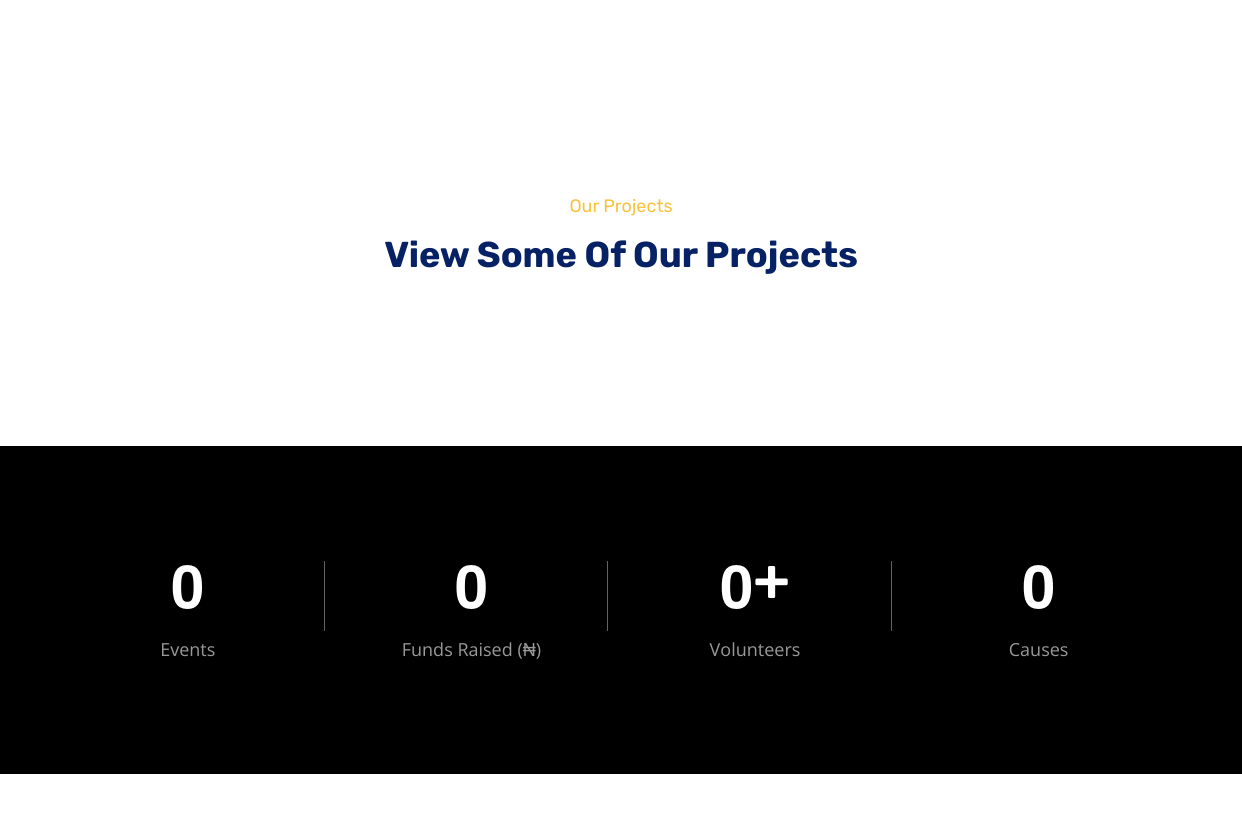
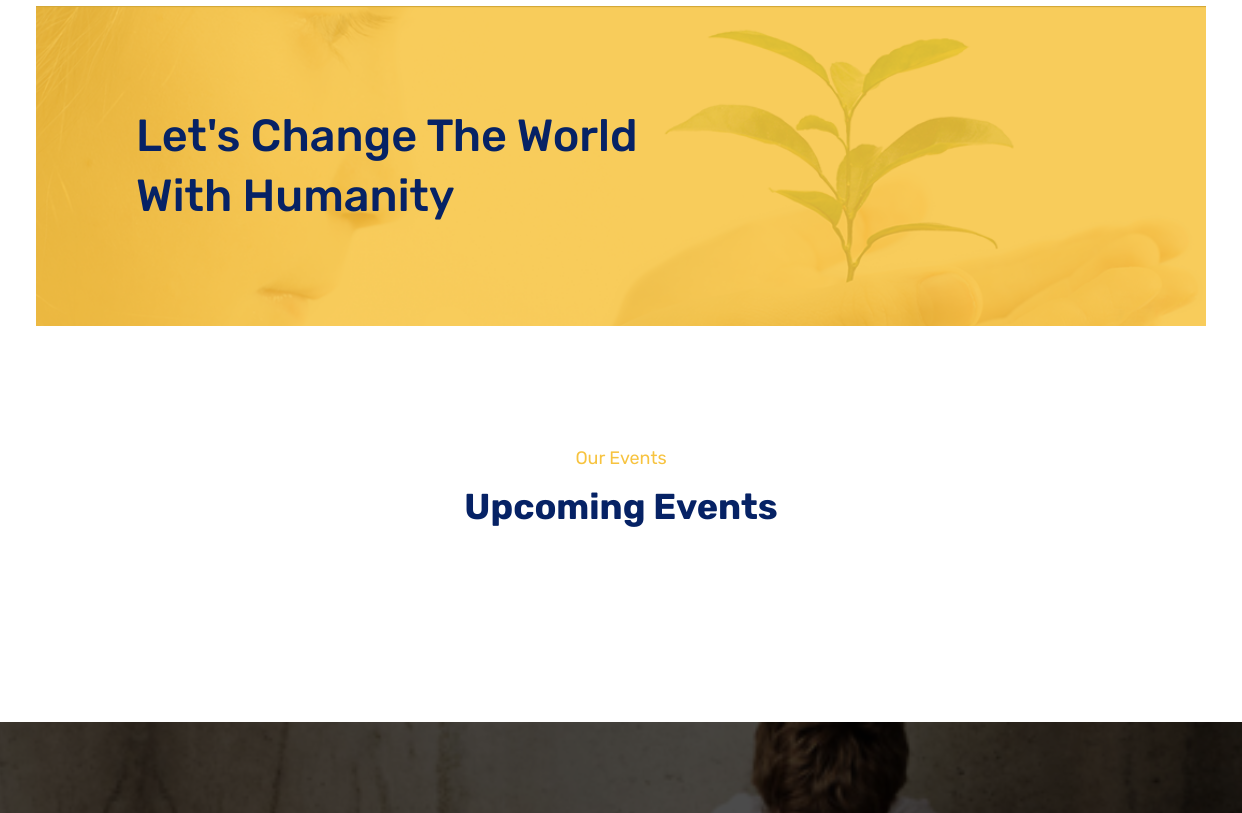
The app's page / (middle part), older data (2 pictures, top to bottom).
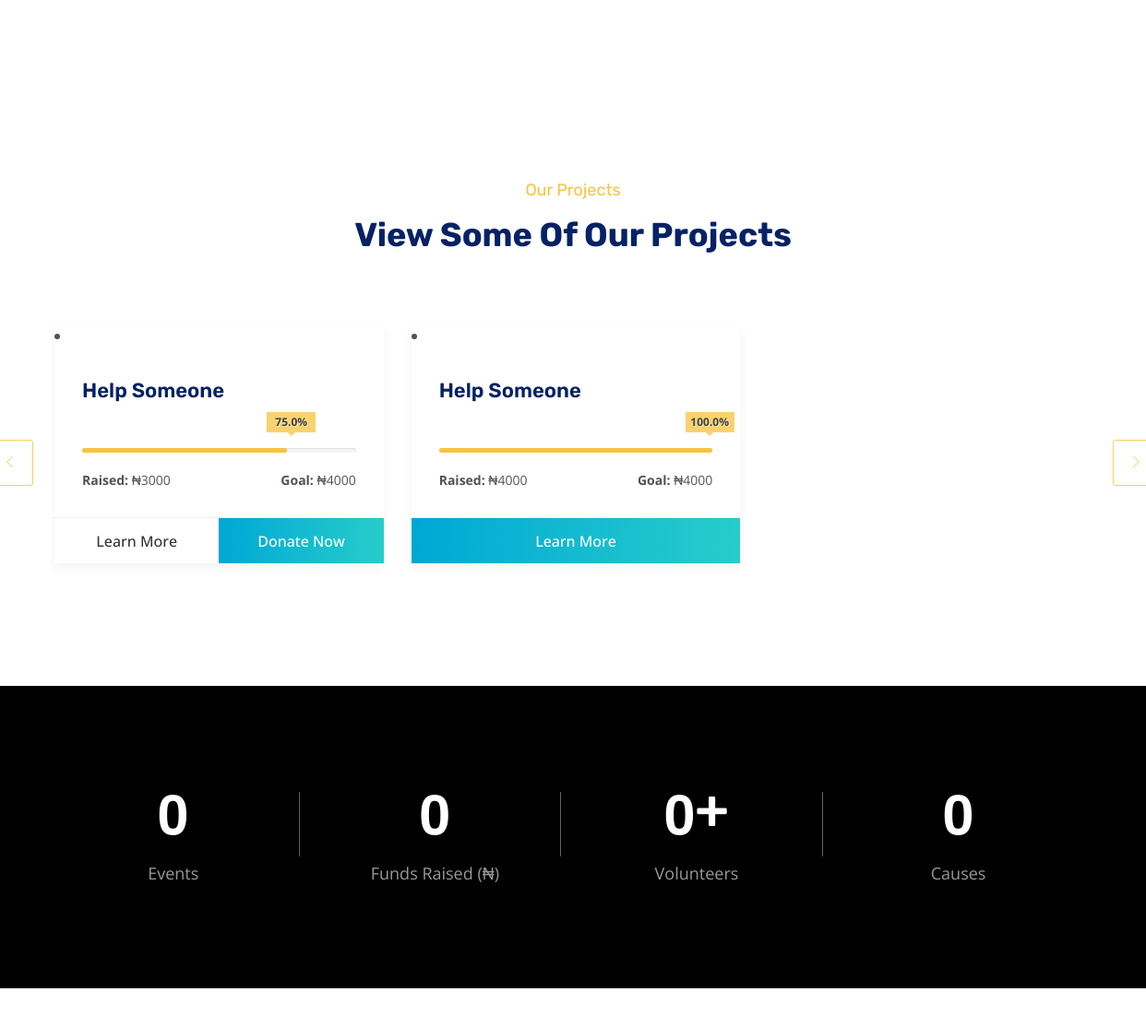
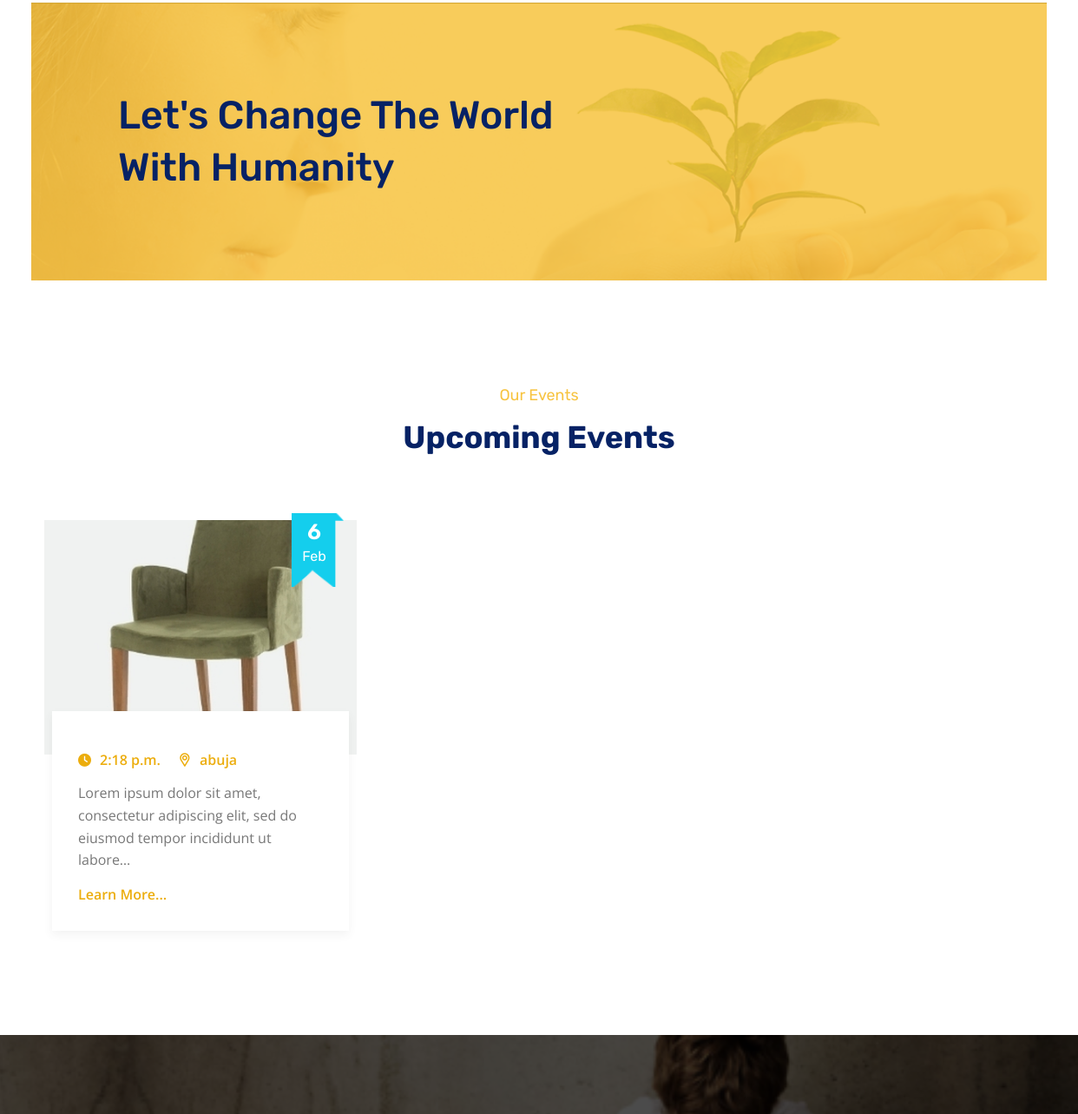
The same page, newer data (2 pictures, top to bottom).
### charity/models.py (models this page shows, shortened)
class Project(models.Model):
    slug = models.SlugField(max_length=150, blank=True, null=True)
    organization=models.ForeignKey(Profile, on_delete=models.CASCADE)
    title = models.CharField(max_length=60)
    budget = models.PositiveIntegerField()
    description = models.TextField()
    location = models.CharField(max_length=60)
    volunteers_needed = models.PositiveIntegerField(blank=True, null=True)
    date = models.DateField(auto_now=False, auto_now_add=False)
    schedule = models.TextField(blank=True, null=True)
    amount_raised = models.PositiveIntegerField(default=0)
    def percentage(self):
        return (self.amount_raised/self.budget) * 100

class Event(models.Model):
    slug = models.SlugField(max_length=150, blank=True, null=True)
    title = models.CharField(max_length=70)
    location = models.CharField(max_length=70)
    description = models.TextField()
    schedule = models.TextField()
    image_1 = ResizedImageField(size=[400, 300], quality=100, crop=['middle', 'center'], upload_to='events')
    image_2 = ResizedImageField(size=[400, 300], quality=100, crop=['middle', 'center'], upload_to='events', blank=True, null=True)
    image_3 = ResizedImageField(size=[400, 300], quality=100, crop=['middle', 'center'], upload_to='events', blank=True, null=True)
    image_4 = ResizedImageField(size=[400, 300], quality=100, crop=['middle', 'center'], upload_to='events', blank=True, null=True)
    image_5 = ResizedImageField(size=[400, 300], quality=100, crop=['middle', 'center'], upload_to='events', blank=True, null=True)
    image_6 = ResizedImageField(size=[400, 300], quality=100, crop=['middle', 'center'], upload_to='events', blank=True, null=True)
    time = models.TimeField(auto_now=False, auto_now_add=False)
    date = models.DateField(auto_now=False, auto_now_add=False)

### charity/views.py (the view)
# urls.py: path('', views.home, name="home"),
def home(request):
    events = Event.objects.all().order_by('-date')[:3]
    blogs = Blog.objects.all().order_by('-id')[:3]
    causes = Cause.objects.all().order_by('raised')[:7]
    projects = Project.objects.all().order_by('amount_raised')[:7]
    causes_total = Cause.objects.all()
    causes_count = Cause.objects.all().count()
    events_count = Event.objects.all().count()
    total = 0
    for p in causes_total:
        amount = p.raised
        total = total + amount
    context = {'events': events, 'blogs': blogs, 'causes': causes, 'projects': projects, "total": total, 'causes_count': causes_count, 'events_count': events_count}
    return render(request, "home.html", context)

### charity/models.py (called while the page is built)
    def status(self):
        status = (self.raised/self.goal) * 100
        status = int(status)
        return status

### templates/home.html (shortened to what the changed rows need)
{% extends "base.html" %}
{% load static %}
{% block content %}
    <div class="page-wrapper">
        <div class="wpo-case-area section-padding">
            <div class="container">
                <div class="row">
                    <div class="col-12">
                        <div class="wpo-section-title">
                            <h2>View Some Of Our Projects</h2>
                        </div>
                    </div>
                </div>
                <div class="wpo-case-wrap">
                    <div class="wpo-case-slider">
                        {% for project in projects %}
                        <div class="wpo-case-single">
                            <div class="wpo-case-item">
                                <div class="wpo-case-img">
                                    <li><a href="{% url 'project' project.slug %}"><img src="{{project.image.url}}" alt=""></a>
                                </div>
                                <div class="wpo-case-content">
                                    <div class="wpo-case-text-top">
                                        <h2>{{project.title|title}}</h2>
                                        <div class="progress-section">
                                            <div class="process">
                                                <div class="progress">
                                                    <div class="progress-bar" style="width: {{ project.percentage }}%;">
                                                        <div class="progress-value"><span>{{project.percentage}}</span>%</div>
                                                    </div>
                                                </div>
                                            </div>
                                        </div>
                                        <ul>
                                            <li><span>Raised:</span> ₦{{project.amount_raised}}</li>
                                            <li><span>Goal:</span> ₦{{project.budget}}</li>
                                        </ul>
                                    </div>
                                    <div class="case-btn">
                                        <ul>
                                            <li><a href="{% url 'project' project.slug %}">Learn More</a></li>
                                            {% if not project.amount_raised == project.budget %}
                                            <li><a href="{% url 'initiate_payment_project' project.slug %}">Donate Now</a></li>
                                            {% endif %}
                                        </ul>
                                    </div>
                                </div>
                            </div>
                        </div>
                        {% endfor %}
                    </div>
                </div>
            </div>
        </div>
        <div class="wpo-counter-area">
            <div class="container">
                <div class="row">
                    <div class="col-lg-12">
                        <div class="wpo-counter-grids">
                            <div class="grid">
                                <div>
                                    <h2><span class="odometer" data-count="{{events_count}}"></span></h2>
                                </div>
                            </div>
                            <div class="grid">
                                <div>
                                    <h2> <span class="odometer" data-count="{{total}}"> </span></h2>
                                </div>
                            </div>
                            <div class="grid">
                                <div>
                                    <h2><span class="odometer" data-count="50"></span>+</h2>
                                </div>
                            </div>
                            <div class="grid">
                                <div>
                                    <h2><span class="odometer" data-count="{{causes_count}}"></span></h2>
                                </div>
                            </div>
                        </div>
                    </div>
                </div>
            </div>
        </div>
        <div class="wpo-world-area">
            <div class="container">
                <div class="row">
                    <div class="col-12">
                        <div class="wpo-world-section">
                            <h2>Let's Change The World With Humanity</h2>
                        </div>
                    </div>
                </div>
            </div>
        </div>
        <div class="wpo-event-area section-padding">
            <div class="container">
                <div class="row">
                    <div class="col-12">
                        <div class="wpo-section-title">
                            <h2>Upcoming Events</h2>
                        </div>
                    </div>
                </div>
                <div class="row">
                    {% for event in events %}
                    <div class="col-md-4 col-sm-6 col-12 custom-grid">
                        <div class="wpo-event-item">
                            <div class="wpo-event-img">
                                <a href="{% url 'event' event.slug %}"><img src="{{event.image_1.url}}" alt="">
                                <div class="thumb-text">
                                    <span>{{event.date.day}}</span>
                                    <span>{{event.date|date:"M"}}</span>
                                </div>
                            </div>
                            <div class="wpo-event-text">
                                <a href="{% url 'event' event.slug %}"><h2>{{event.title|truncatechars:20|title}}</h2>
                                <ul>
                                    <li><i class="fa fa-clock-o" aria-hidden="true"></i>{{event.time}}</li>
                                    <li><i class="fi flaticon-pin"></i>{{event.location}}</li>
                                </ul>
                                <p>{{event.description|truncatechars:100}}</p>
                                <a href="{% url 'event' event.slug %}">Learn More...</a>
                            </div>
                        </div>
                    </div>
                    {% endfor %}
                </div>
            </div>
        </div>
        </div>
{% endblock content %}

Row changes from the older to the newer data that the page shows:
added Project: title "Help Someone", percentage "75.0", amount_raised "3000", budget "4000", shows "Donate Now"
added Project: title "Help Someone", percentage "100.0", amount_raised "4000", budget "4000"
added Event: image_1 (picture), date.day "6", date "Feb", time "2:18 p.m.", location "abuja", description "Lorem ipsum dolor sit amet, consectetur adipiscing elit, sed do eiusmod tempor incididunt ut labore…"
